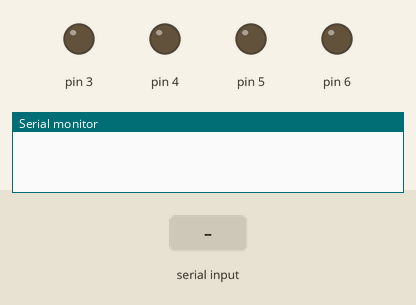
The sketch below on a simulated Arduino Uno, built with avr-gcc and run on an emulated ATmega328P. On the bench: output pins drawn as LEDs (lit = HIGH), the last lines printed to the serial monitor. The inputs (shaded band) are chosen by the test bench.

Above: at 1.2 s.
1.3 s: "forward" received over the second serial link
At 2.4 s:
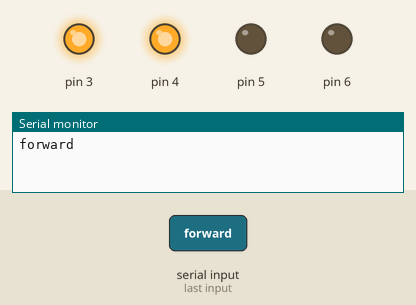
2.8 s: "backward" received over the second serial link
At 3.9 s:
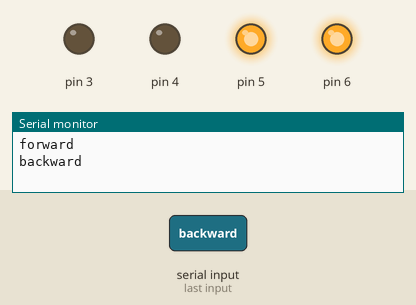
4.3 s: "left" received over the second serial link
At 4.8 s:
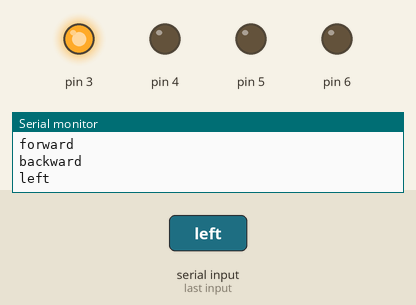
5.8 s: "reverse" received over the second serial link
At 7.0 s:
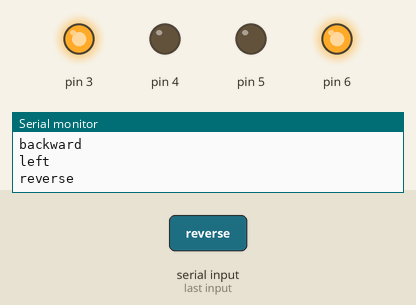
7.3 s: "right" received over the second serial link
At 8.6 s:
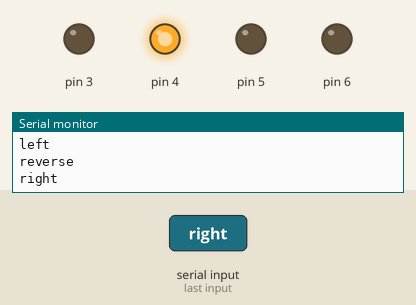
Timing chart, 0 to 9.8 s (numbered marks = the images above; inputs shaded):
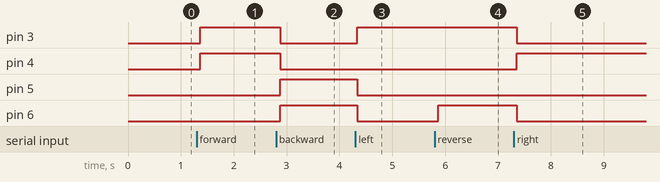

Measured:
- after the input at 1.3 s, pin 3, pin 4: LOW → HIGH after 0.07 s
- after the input at 2.8 s, pin 3, pin 4: HIGH → LOW after 0.08 s; pin 5, pin 6: LOW → HIGH after 0.08 s
- after the input at 4.3 s, pin 3: LOW → HIGH at once; pin 5, pin 6: HIGH → LOW at once
- after the input at 5.8 s, pin 6: LOW → HIGH after 0.07 s
- after the input at 7.3 s, pin 3, pin 6: HIGH → LOW after 0.05 s; pin 4: LOW → HIGH after 0.05 s

The sketch:

bt_motor.ino
```cpp
#include <SoftwareSerial.h>

SoftwareSerial BT(10, 11); //TX, RX respetively
String readdata;

void setup() {
  BT.begin(9600);
  Serial.begin(9600);
  pinMode(3, OUTPUT); // Σύνδεση στο pin 1 του L293D
  pinMode(4, OUTPUT); // Σύνδεση στο pin 4 του L293D
  pinMode(5, OUTPUT); // Σύνδεση στο pin 3 του L293D
  pinMode(6, OUTPUT); // Σύνδεση στο pin 2 του L293D
}

//-----------------------------------------------------------------------
void loop() {
  while (BT.available()) { // Έλεγχος εάν υπάρχει κάποιο byte για διάβασμα
    delay(10); // Πρόσθεση delay για σταθερότητα
    char c = BT.read(); // Διεξαγωγή serial read
    readdata += c; // Σύνθεση του string "forward", "reverse", "left" and "right"
  }
  if (readdata.length() > 0) {
    Serial.println(readdata); // Εκτύπωση δεδομένων στo serial monitor
    // Eάν τα δεδομένα που λάβαμε είναι "forward", κίνηση μπροστά
    if (readdata == "forward")
    {
      digitalWrite(3, HIGH);
      digitalWrite (4, HIGH);
      digitalWrite(5, LOW);
      digitalWrite(6, LOW);
      delay(100);
    }
    // Eάν τα δεδομένα που λάβαμε είναι "backward", κίνηση πίσω
    else if (readdata == "backward")
    {
      digitalWrite(3, LOW);
      digitalWrite(4, LOW);
      digitalWrite(5, HIGH);
      digitalWrite(6, HIGH);
      delay(100);
    }
    // Eάν τα δεδομένα που λάβαμε είναι "left", κίνηση αριστερά
    else if (readdata == "left")
    {
      digitalWrite (3, HIGH);
      digitalWrite (4, LOW);
      digitalWrite (5, LOW);
      digitalWrite (6, LOW);
      delay (100);
    }
    // Eάν τα δεδομένα που λάβαμε είναι "reverse", αναστροφή
    else if (readdata == "reverse")
    {
      digitalWrite (3, HIGH);
      digitalWrite (4, LOW);
      digitalWrite (5, LOW);
      digitalWrite (6, HIGH);
      delay (100);

    }
    // Eάν τα δεδομένα που λάβαμε είναι "right", κίνηση δεξιά
    else if ( readdata == "right")
    {
      digitalWrite (3, LOW);
      digitalWrite (4, HIGH);
      digitalWrite (5, LOW);
      digitalWrite (6, LOW);
      delay (100);
    }
    // Eάν τα δεδομένα που λάβαμε είναι "stop", στοπ
    else if (readdata == "stop")
    {
      digitalWrite (3, LOW);
      digitalWrite (4, LOW);
      digitalWrite (5, LOW);
      digitalWrite (6, LOW);
      delay (100);
    }
    readdata = "";
  }
}
```
